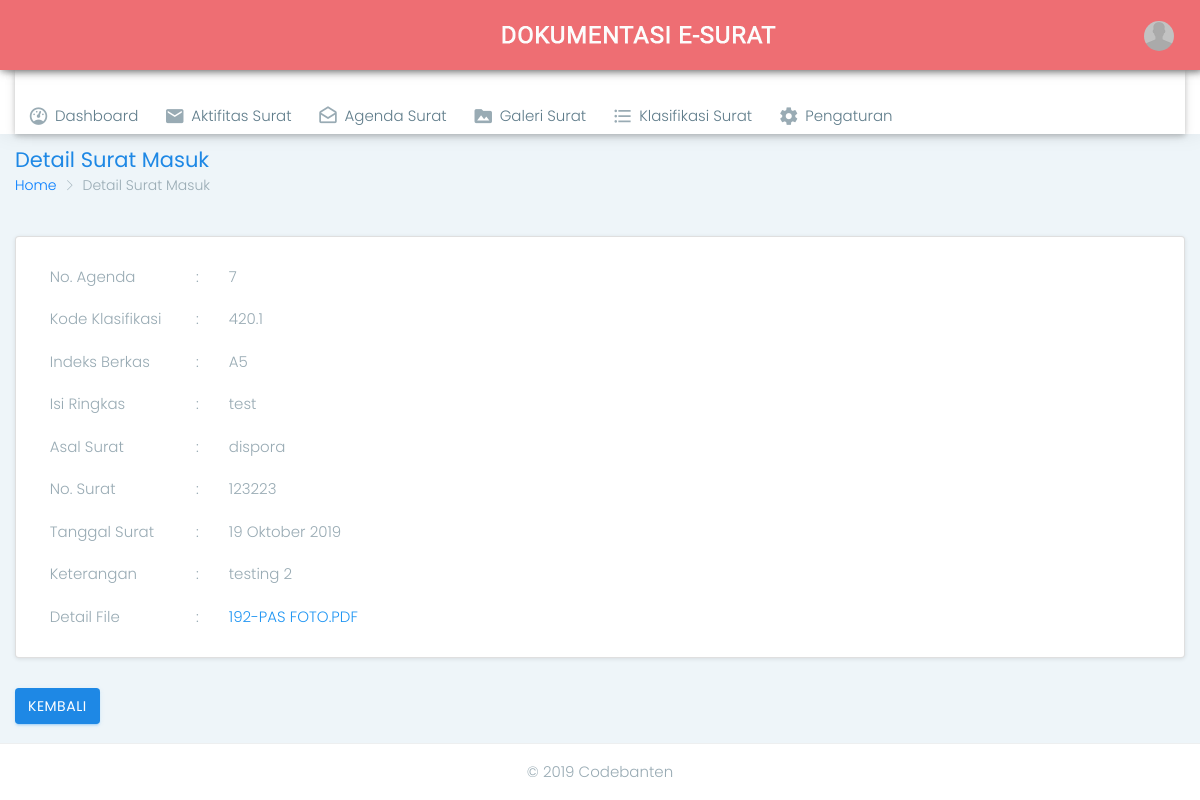
The app's page /admin.php?page=gsm&act=fsm&id_surat=15 (signed in), older data.
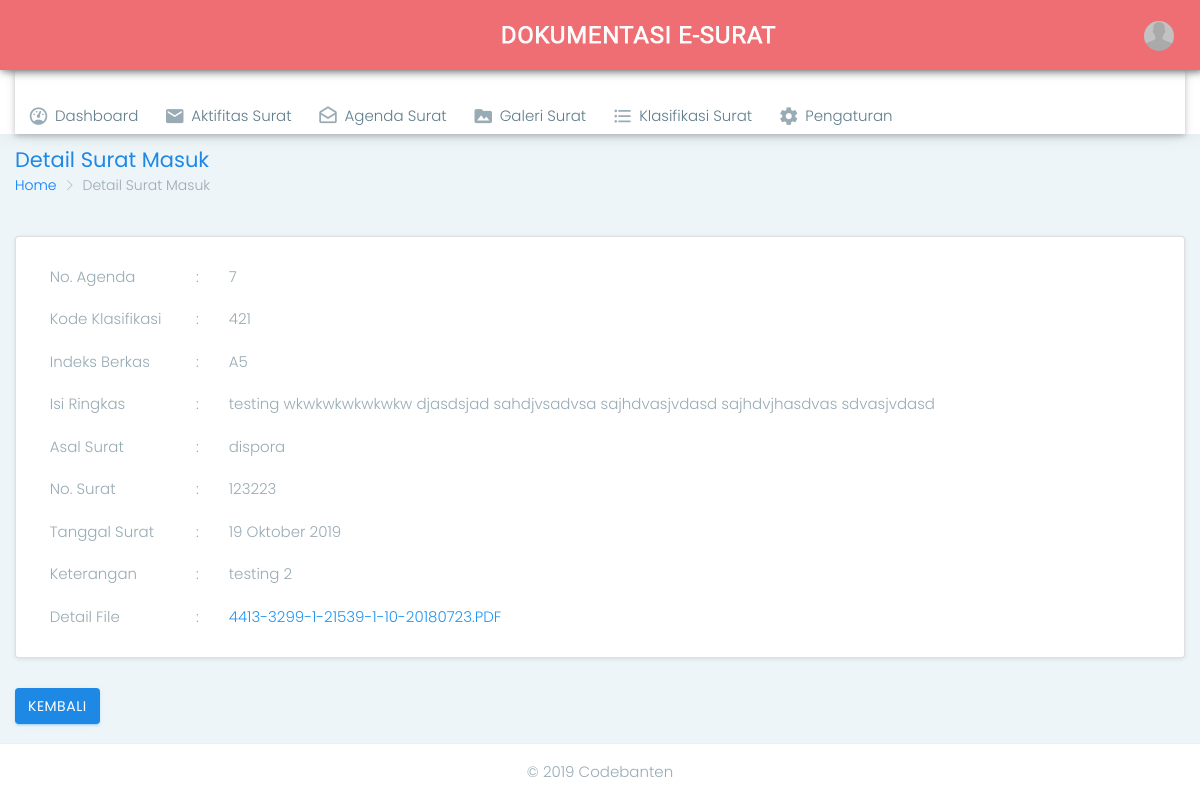
The same page, newer data.
### tables this page shows
CREATE TABLE `tbl_surat_masuk` (
  `id_surat` int(10) NOT NULL AUTO_INCREMENT,
  `no_agenda` int(10) NOT NULL,
  `no_surat` varchar(50) NOT NULL,
  `asal_surat` varchar(250) NOT NULL,
  `isi` mediumtext NOT NULL,
  `kode` varchar(30) NOT NULL,
  `indeks` varchar(30) NOT NULL,
  `tgl_surat` date NOT NULL,
  `tgl_diterima` date NOT NULL,
  `file` varchar(250) NOT NULL,
  `keterangan` varchar(250) NOT NULL,
  `id_user` tinyint(2) NOT NULL,
  PRIMARY KEY (`id_surat`)
);

### file_sm.php (the view, shortened to what this page needs)
<?php
    if(empty($_SESSION['admin'])){
        $_SESSION['err'] = '<center>Anda harus login terlebih dahulu!</center>';
        header("Location: ./");
        die();
    } else {
        $id_surat = mysqli_real_escape_string($config, $_REQUEST['id_surat']);
        $query = mysqli_query($config, "SELECT * FROM tbl_surat_masuk WHERE id_surat='$id_surat'");
        if(mysqli_num_rows($query) > 0){
            while($row = mysqli_fetch_array($query)){
                echo '
            <div class="container-fluid">
                    <div class="row page-titles">
                        <div class="col-md-5 col-8 align-self-center">
                            <h3 class="text-themecolor m-b-0 m-t-0">Detail Surat Masuk</h3>
                            <ol class="breadcrumb">
                                <li class="breadcrumb-item"><a href="javascript:void(0)">Home</a></li>
                                <li class="breadcrumb-item active">Detail Surat Masuk</li>
                            </ol>
                        </div>
                    </div>
                <div class="card m-t-5">
                    <div class="card-body">
                         <div class="table-responsive m-t-3">
                                            <table>
                                                <tbody>
                                                    <tr>
                                                        <td width="13%">No. Agenda</td>
                                                        <td width="1%">:</td>
                                                        <td width="86%">'.$row['no_agenda'].'</td>
                                                    </tr>
                                                    <tr>
                                                        <td width="13%">Kode Klasifikasi</td>
                                                        <td width="1%">:</td>
                                                        <td width="86%">'.$row['kode'].'</td>
                                                    </tr>
                                                    <td width="13%">Indeks Berkas</td>
                                                    <td width="1%">:</td>
                                                    <td width="86%">'.$row['indeks'].'</td>
                                                    <tr>
                                                    <td width="13%">Isi Ringkas</td>
                                                    <td width="1%">:</td>
                                                    <td width="86%">'.$row['isi'].'</td>
                                                    </tr>
                                                    <tr>
                                                        <td width="13%">Asal Surat</td>
                                                        <td width="1%">:</td>
                                                        <td width="86%">'.$row['asal_surat'].'</td>
                                                    </tr>
                                                    <tr>
                                                        <td width="13%">No. Surat</td>
                                                        <td width="1%">:</td>
                                                        <td width="86%">'.$row['no_surat'].'</td>
                                                    </tr>
                                                    <tr>
                                                        <td width="13%">Tanggal Surat</td>
                                                        <td width="1%">:</td>';
                                                        $y = substr($row['tgl_surat'],0,4);
                                                        $m = substr($row['tgl_surat'],5,2);
                                                        $d = substr($row['tgl_surat'],8,2);
                                                        if($m == "01"){
                                                            $nm = "Januari";
                                                        } elseif($m == "02"){
                                                            $nm = "Februari";
                                                        } elseif($m == "03"){
                                                            $nm = "Maret";
                                                        } elseif($m == "04"){
                                                            $nm = "April";
                                                        } elseif($m == "05"){
                                                            $nm = "Mei";
                                                        } elseif($m == "06"){
                                                            $nm = "Juni";
                                                        } elseif($m == "07"){
                                                            $nm = "Juli";
                                                        } elseif($m == "08"){
                                                            $nm = "Agustus";
                                                        } elseif($m == "09"){
                                                            $nm = "September";
                                                        } elseif($m == "10"){
                                                            $nm = "Oktober";
                                                        } elseif($m == "11"){
                                                            $nm = "November";
                                                        } elseif($m == "12"){
                                                            $nm = "Desember";
                                                        }
                                                        echo '
                                                        <td width="86%">'.$d." ".$nm." ".$y.'</td>                                                    </tr>
                                                    <tr>
                                                        <td width="13%">Keterangan</td>
                                                        <td width="1%">:</td>
                                                        <td width="86%">'.$row['keterangan'].'</td>
                                                    </tr>
                                                    <tr>
                                                        <td width="13%">Detail File</td>
                                                        <td width="1%">:</td>
                                                        <td width="86%"><a class="blue-text" href="./upload/surat_masuk/'.$row['file'].'" target="_blank">'.$row['file'].'</a></td>
                                                    </tr>
                                                </tbody>
                                            </table>
                                        </div>
                                    </div>
                                </div>
                            </li>
                        </ul>
                        <button onclick="window.history.back()" class="btn btn-info">KEMBALI</button>';
                        if(empty($row['file'])){
                            echo '';
                        } echo '
                    </div>';
            }
        }
    }
?>

### admin.php (shortened to what this page needs)
<?php
    if(empty($_SESSION['admin'])){
        $_SESSION['err'] = '<center>Anda harus login terlebih dahulu!</center>';
        header("Location: ./");
        die();
    } else {
?>
<?php include('include/head.php'); ?>
<body class="fix-header logo-center bg">
<div id="main-wrapper">
<header class="topbar">
<?php include('include/menu.php'); ?>
</header>
<?php include('include/menu_bawah.php'); ?>
        <div class="page-wrapper" >
            <?php
            if(isset($_REQUEST['page'])){
                $page = $_REQUEST['page'];
                switch ($page) {
                    case 'gsm':
                        include "galeri_sm.php";
                        break;
                    }
                    }
               ?>
            </div>
<?php include('include/footer.php'); ?>
<?php
    }
?>

### include/head.php (shortened to what this page needs)
<?php
    if(!empty($_SESSION['admin'])){
?>
<!DOCTYPE html>
<html lang="en">
<head>
    <link type="text/css" rel="stylesheet" href="asset/css/materialize.min.css"  media="screen,projection"/>
    <link type="text/css" rel="stylesheet" href="asset/css/jquery-ui.css"  media="screen,projection"/>
    <link href="assets/plugins/bootstrap/css/bootstrap.min.css" rel="stylesheet">
    <link href="horizontal/css/style.css" rel="stylesheet">
    <link href="horizontal/css/colors/blue.css" id="theme" rel="stylesheet">
    <link href="assets/plugins/bootstrap-material-datetimepicker/css/bootstrap-material-datetimepicker.css" rel="stylesheet">
    <link href="assets/plugins/clockpicker/dist/jquery-clockpicker.min.css" rel="stylesheet">
    <link href="assets/plugins/jquery-asColorPicker-master/dist/css/asColorPicker.css" rel="stylesheet">
    <link href="assets/plugins/bootstrap-datepicker/bootstrap-datepicker.min.css" rel="stylesheet" type="text/css" />
    <link href="assets/plugins/timepicker/bootstrap-timepicker.min.css" rel="stylesheet">
    <link href="assets/plugins/daterangepicker/daterangepicker.css" rel="stylesheet">
</head>
<?php
    } else {
        header("Location: ../");
        die();
    }
?>

### include/menu.php (shortened to what this page needs)
<?php
    if(!empty($_SESSION['admin'])){
?>
            <nav class="navbar top-navbar navbar-expand-md navbar-light">
                <div class="navbar-header">
                    <a class="navbar-brand" href="index.html">
                        <span>
                            <img src="assets/images/logo-text-1.png" class="light-logo" alt="homepage" />
                        </span>
                    </a>
                </div>
                <div class="navbar-collapse">
                    <ul class="navbar-nav my-lg-0">
                        <li class="nav-item dropdown">
                            <a class="nav-link dropdown-toggle text-muted waves-effect waves-dark" href="#" data-toggle="dropdown" aria-haspopup="true" aria-expanded="false"><img src="assets/images/users/profile1.png" alt="user" class="profile-pic" /></a>
                        </li>
                    </ul>
                </div>
            </nav>
<?php
    } else {
        header("Location: ../");
        die();
    }
?>

### include/menu_bawah.php (shortened to what this page needs)
    <div class="noprint">
    <aside class="left-sidebar">
        <div class="scroll-sidebar">
            <nav class="sidebar-nav">
                <ul id="sidebarnav">
                    <li>
                        <a class="has-arrow" href="./" aria-expanded="false"><i class="mdi mdi-gauge"></i><span class="hide-menu">Dashboard </span></a>
                    </li>
                    <?php
                    if($_SESSION['admin'] == 1 || $_SESSION['admin'] == 3){ ?>
                    <li>
                        <a class="has-arrow " href="#" aria-expanded="false"><i class="mdi mdi-email"></i><span class="hide-menu">Aktifitas Surat</span></a>
                    <?php
                        }
                    ?>
                    </li>
                    <li>
                        <a class="has-arrow " href="#" aria-expanded="false"><i class="mdi mdi-email-open-outline"></i><span class="hide-menu">Agenda Surat</span></a>
                    </li>
                    <li>
                        <a class="has-arrow " href="#" aria-expanded="false"><i class="mdi mdi-folder-image"></i><span class="hide-menu">Galeri Surat</span></a>
                    </li>
                    <li>
                        <a href="?page=ref" aria-expanded="false"><i class="mdi mdi-format-list-bulleted"></i><span class="hide-menu">Klasifikasi Surat</span></a>
                    </li>
                    <?php
                        if($_SESSION['admin'] == 1){ ?>
                            <li>
                                <a class="has-arrow " href="#" aria-expanded="false"><i class="mdi mdi-settings"></i><span class="hide-menu">Pengaturan</span></a>
                            </li>
                    <?php
                        }
                    ?>
                </ul>
            </nav>
        </div>
    </aside>
</div>

### galeri_sm.php (shortened to what this page needs)
<?php
    if(empty($_SESSION['admin'])){
        $_SESSION['err'] = '<center>Anda harus login terlebih dahulu!</center>';
        header("Location: ./");
        die();
    } else {
        if(isset($_REQUEST['act'])){
            $act = $_REQUEST['act'];
            switch ($act) {
                case 'fsm':
                    include "file_sm.php";
                    break;
            }
            }
        }
?>

### include/footer.php (shortened to what this page needs)
            <div class="noprint">
            <footer class="footer">
                © 2019 Codebanten
            </footer>
            </div>
        </div>
</body>
</html>

### horizontal/css/colors/blue.css (style rules this page uses)
.topbar { background: #1e88e5; }
.topbar .top-navbar .navbar-header .navbar-brand .light-logo { display: inline-block; color: rgba(255, 255, 255, 0.8); }
.topbar .navbar-light .navbar-nav .nav-item > a.nav-link { color: #ffffff !important; }
.text-themecolor { color: #1e88e5 !important; }
.sidebar-nav { background: #fff; }
.sidebar-nav ul li a { color: #607d8b; }
.sidebar-nav > ul > li > a i { color: #99abb4; }

### include/head.php (style rules this page uses)
body { background: #fff; }
.bg::before { content: ''; background-image: url('./upload/background.jpg'); background-size: cover; background-repeat: no-repeat; background-attachment: scroll; position: fixed; z-index: -1; top: 0; bottom: 0; left: 0; right: 0; opacity: 0.10; filter:alpha(opacity=10); }

Row changes from the older to the newer data that the page shows:
changed tbl_surat_masuk "dispora": kode "420.1" → "421"; isi "test" → "testing wkwkwkwkwkwkw djasdsjad sahdjvsadvsa sajhdvasjvdasd sajhdvjhasdvas sdvasjvdasd"; file "192-PAS FOTO.PDF" → "4413-3299-1-21539-1-10-20180723.PDF"
